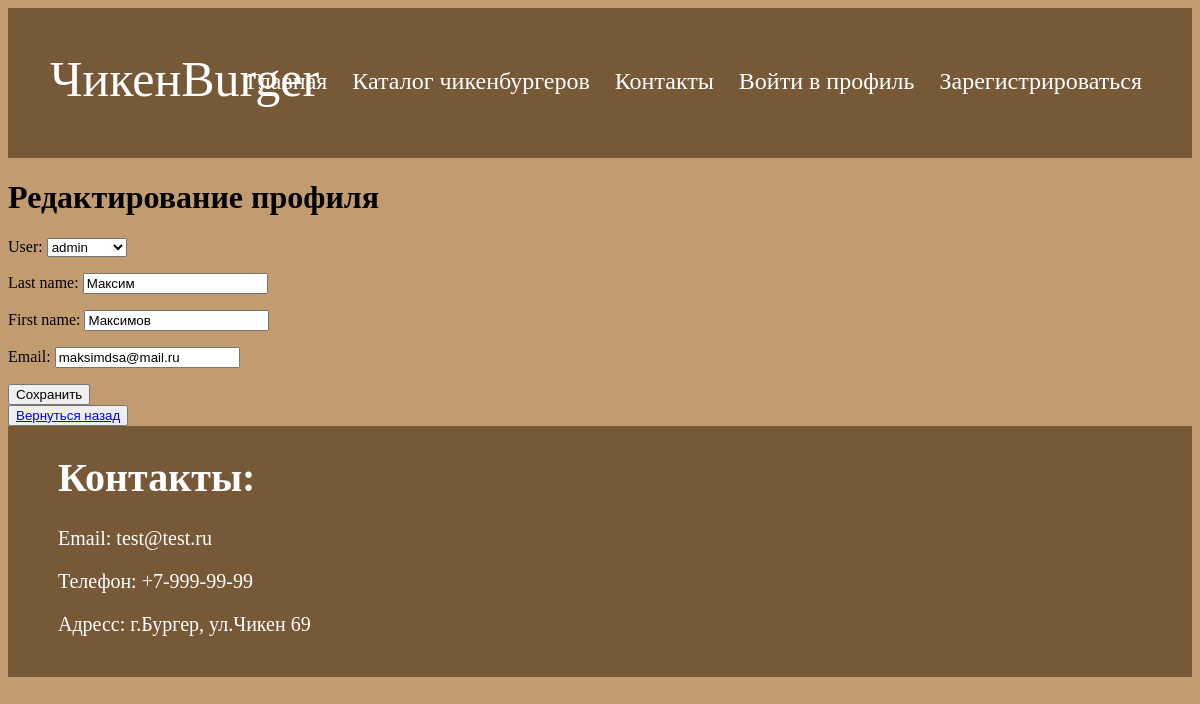
/shop/about-me/2/update/, run on the app's committed database.
### shopapp/models.py (models this page shows)
class Profile(models.Model):
    user = models.OneToOneField(User, on_delete=models.CASCADE)
    last_name = models.CharField(max_length=100, null=False, blank=True)
    first_name = models.CharField(max_length=100, null=False, blank=True)
    email = models.CharField(max_length=100, null=False, blank=True)

### shopapp/views.py (the view, shortened to what this page needs)
# urls.py: path("about-me/<int:pk>/update/", AboutMeUpdateView.as_view(), name="profile-update"),
class AboutMeUpdateView(UserPassesTestMixin, UpdateView):
    def test_func(self):
        if self.request.user.is_staff:
            return True
        return True
    model = Profile
    fields = "user", 'last_name', 'first_name', 'email',
    template_name_suffix = "_update_form"

### shopapp/templates/shopapp/profile_update_form.html (shortened to what this page needs)
{% extends 'shopapp/base.html' %}
{% block body %}
  <h1>Редактирование профиля</h1>
  <div>
    <form method="post" enctype="multipart/form-data">
      {{ form.as_p }}
      <button type="submit">Сохранить</button>
    </form>
    <button type="submit"><a class="back" href="{% url 'shopapp:about-me'%}">Вернуться назад</a></button>
  </div>
{% endblock %}

### shopapp/static/shopapp/css/style.css (style rules this page uses)
body { background-color: rgb(194, 156, 112); }

### data on the page
Profile: user "admin", last_name "Максим", first_name "Максимов", email "maksimdsa@mail.ru"
